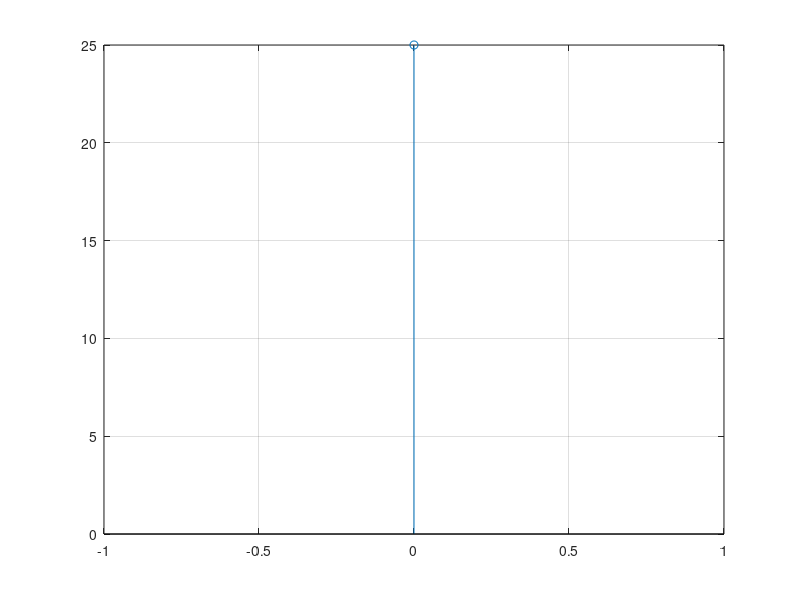

This figure's MATLAB source:
clc
clear all
close all
x=input('Enter the sequence');
n1=input('Enter the time sample range:');
h=fliplr(x);
n2=-fliplr(n1);
z=[];
for i=1:length(x)
    g=h.*x(i);
    z=[z;g];
end
[r c]=size(z);
k=r+c;
t=2;
y=[];
cd=0;
while(t<=k)
    for i=1:r
        for j=1:c
            if((i+j)==t)
               cd=cd+z(i,j);
            end
        end
    end
    t=t+1;
    y=[y cd];
    cd=0;
end
nl=min(n1)+min(n2);
nh=max(n1)+max(n2);
t=nl:1:nh;
stem(t,y);
grid on;